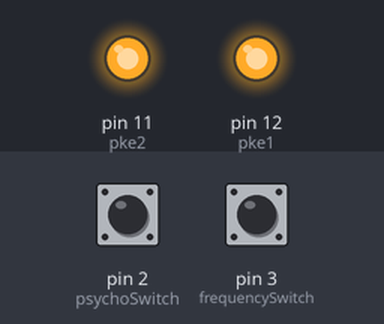
Recording of a sketch running on a simulated Arduino Uno, built with avr-gcc and run on an emulated ATmega328P. Parts: output pins drawn as LEDs (lit = HIGH). Dashed ring = blinking. The inputs (shaded band) are chosen by the test bench; at power-on: pin 2 (psychoSwitch) HIGH, pin 3 (frequencySwitch) HIGH.

Above: at 0.1 s.
At 3.2 s:
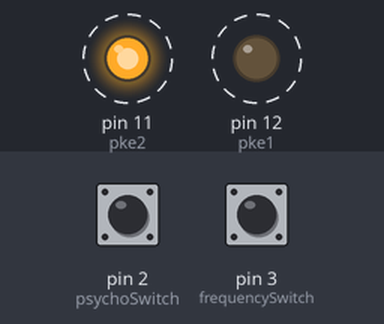
3.3 s: pin 2 (psychoSwitch) pulled LOW for 3.2 s
At 4.7 s:
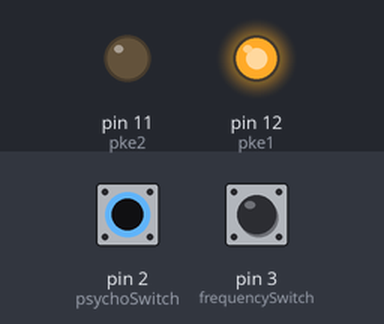
Timing chart, 0 to 14.0 s (numbered marks = the images above; inputs shaded):
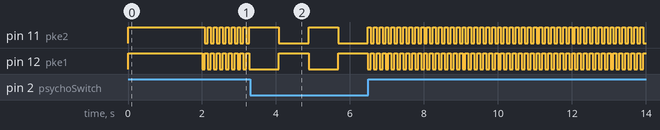

The sketch:

PKELights.ino
```cpp
// (licence header left out)
// switches
int frequencySwitch = 3;
int frequencyStat = 0;

int psychoSwitch = 2;
int psychoStat = 0;

// cyclotron light
int pke1State = HIGH;
int pke2State = LOW;

int pke1 = 12;
int pke2 = 11;

// cyclotron intervals
int PKEPrevBlinkMillis = 0;
int PKEIntervalBlink = 800;


void setup() {
  // register switches
  pinMode(frequencySwitch, INPUT_PULLUP);
  pinMode(psychoSwitch, INPUT_PULLUP);

  // register cyclotron lights
  pinMode(pke1, OUTPUT);
  pinMode(pke2, OUTPUT);

  // power on state - all on!
  digitalWrite(pke1, HIGH);
  digitalWrite(pke2, HIGH);

  delay(2000);
}

void loop() {

  int currentPKEMillis = millis();

  // frequency switch
  if (digitalRead(frequencySwitch) == 1){
     if (psychoStat == 0){
       PKEIntervalBlink = 800;
     }
     else if (psychoStat %2){
       PKEIntervalBlink = 80;
     }
     else{
       PKEIntervalBlink = 800;
     }
     psychoStat = psychoStat + 1;
  }

  // psycho accelerate switch
  if (digitalRead(psychoSwitch) == 0){
     if (psychoStat == 0){
       PKEIntervalBlink = 800;
     }
     else if (psychoStat %2){
       PKEIntervalBlink = 200;
     }
     else{
       PKEIntervalBlink = 800;
     }
     psychoStat = psychoStat + 1;
  }

  // state of PKE
  if (currentPKEMillis - PKEPrevBlinkMillis >= PKEIntervalBlink){
    PKEPrevBlinkMillis = currentPKEMillis;
    setPKEBlink();
  }
}

/*
 * Set PKE Blink Stat
*/
void setPKEBlink(){
  if (pke1State == HIGH && pke2State == LOW){
    pke1State = LOW;
    pke2State = HIGH;
  }
  else if (pke1State == LOW && pke2State == HIGH){
    pke1State = HIGH;
    pke2State = LOW;
  }

  digitalWrite(pke1, pke1State);
  digitalWrite(pke2, pke2State);
}
```
